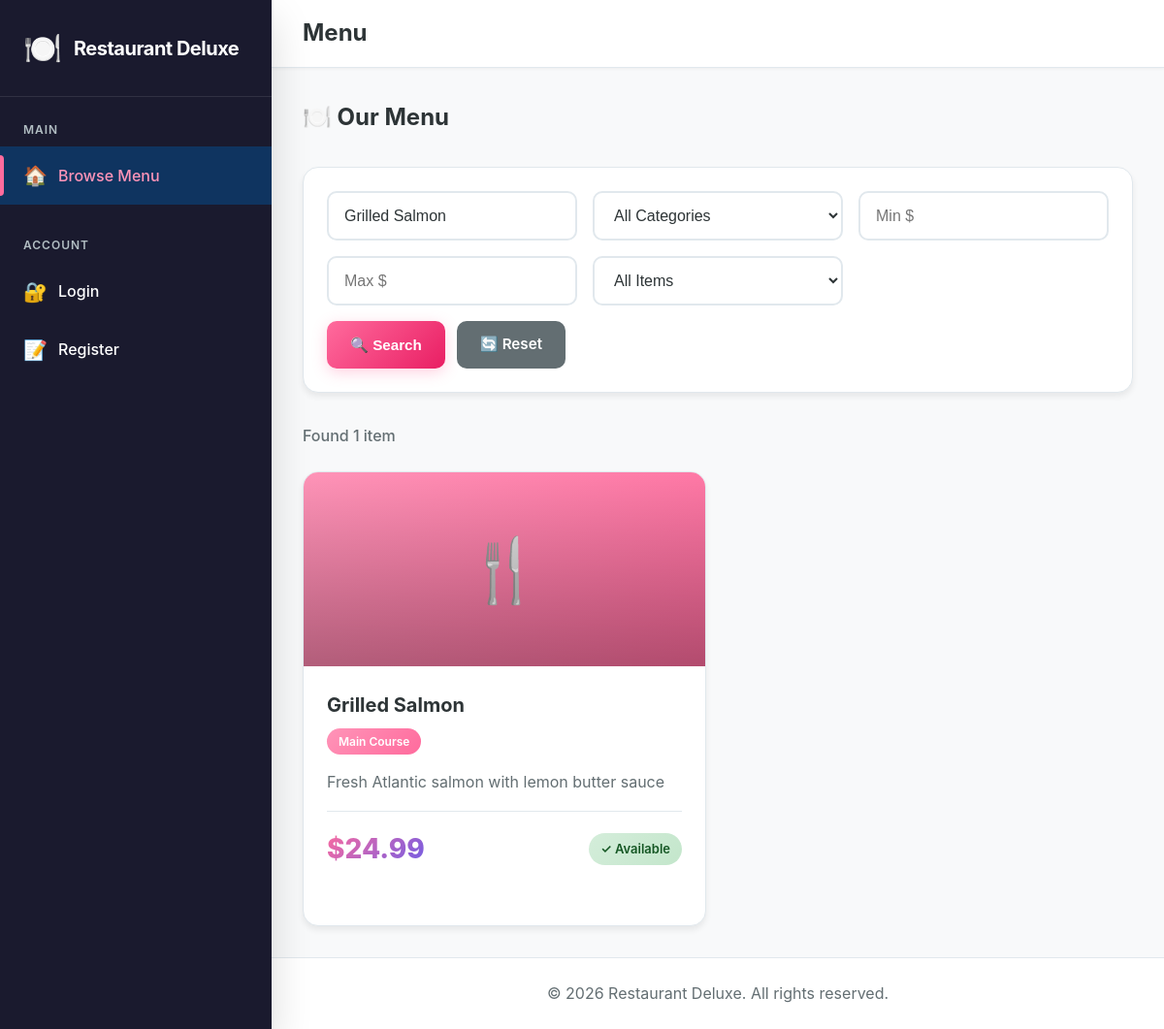
The app's page /public/index.php?keyword=Grilled Salmon with its own data.
### tables this page shows
CREATE TABLE IF NOT EXISTS menu_items (
    id INT AUTO_INCREMENT PRIMARY KEY,
    category_id INT NOT NULL,
    name VARCHAR(150) NOT NULL,
    description TEXT,
    price DECIMAL(10, 2) NOT NULL,
    cuisine VARCHAR(50),
    availability TINYINT(1) DEFAULT 1,
    image_url VARCHAR(255),
    created_at TIMESTAMP DEFAULT CURRENT_TIMESTAMP,
    updated_at TIMESTAMP DEFAULT CURRENT_TIMESTAMP ON UPDATE CURRENT_TIMESTAMP,
    FOREIGN KEY (category_id) REFERENCES categories(id) ON DELETE CASCADE,
    INDEX idx_category (category_id),
    INDEX idx_availability (availability)
);

CREATE TABLE IF NOT EXISTS categories (
    id INT AUTO_INCREMENT PRIMARY KEY,
    name VARCHAR(100) NOT NULL,
    description TEXT,
    created_at TIMESTAMP DEFAULT CURRENT_TIMESTAMP
);

### includes/functions.php (called while the page is built, shortened)
<?php
function escape($data) {
    return htmlspecialchars($data, ENT_QUOTES, 'UTF-8');
}
function formatPrice($price) {
    return '$' . number_format($price, 2);
}

### public/index.php (the view, shortened to what this page needs)
<?php
require_once '../config/db.php';
require_once '../includes/functions.php';
$sql = "SELECT menu_items.*, categories.name AS category_name
        FROM menu_items
        JOIN categories ON menu_items.category_id = categories.id
        WHERE 1=1";
$params = [];
if (!empty($_GET['keyword'])) {
    $sql .= " AND menu_items.name LIKE ?";
    $params[] = "%" . $_GET['keyword'] . "%";
}
$sql .= " ORDER BY menu_items.id DESC";
try {
    $stmt = $pdo->prepare($sql);
    $stmt->execute($params);
    $items = $stmt->fetchAll();
} catch (PDOException $e) {
    error_log($e->getMessage());
    $items = [];
    $categories = [];
}
include '../includes/header.php';
?>
<h2 style="margin-bottom: 2rem;">🍽️ Our Menu</h2>
<div class="search-form">
    <form method="GET">
        <div class="form-row">
            <input type="text" name="keyword" placeholder="Search dishes..." value="<?= escape($_GET['keyword'] ?? '') ?>">
            <select name="category_id">
                <option value="">All Categories</option>
            </select>
            <input type="number" name="min_price" placeholder="Min $" step="0.01" value="<?= escape($_GET['min_price'] ?? '') ?>">
            <input type="number" name="max_price" placeholder="Max $" step="0.01" value="<?= escape($_GET['max_price'] ?? '') ?>">
            <select name="availability">
                <option value="">All Items</option>
            </select>
        </div>
        <div class="btn-group">
            <button type="submit" class="btn btn-primary">🔍 Search</button>
            <a href="index.php" class="btn btn-secondary">🔄 Reset</a>
        </div>
    </form>
</div>
<?php if (empty($items)): ?>
    <div class="empty-state">
        <div class="empty-icon">🍽️</div>
        <p>No menu items found.</p>
        <a href="index.php" class="btn btn-primary">View All</a>
    </div>
<?php else: ?>
    <p class="results-count">Found <?= count($items) ?> item<?= count($items) != 1 ? 's' : '' ?></p>
    <div class="menu-grid">
        <?php foreach ($items as $item): ?>
            <div class="menu-card">
                <div class="menu-card-image">
                    🍴
                </div>
                <div class="menu-card-content">
                    <h3><?= escape($item['name']) ?></h3>
                    <div class="category"><?= escape($item['category_name']) ?></div>
                    <?php if ($item['description']): ?>
                        <p><?= escape($item['description']) ?></p>
                    <?php endif; ?>
                    <div class="price-status">
                        <span class="price"><?= formatPrice($item['price']) ?></span>
                        <span class="badge <?= $item['availability'] ? 'badge-success' : 'badge-danger' ?>">
                            <?= $item['availability'] ? '✓ Available' : '✗ Unavailable' ?>
                        </span>
                    </div>
                </div>
            </div>
        <?php endforeach; ?>
    </div>
<?php endif; ?>
<?php include '../includes/footer.php'; ?>

### public/assets/css/style.css (style rules this page uses)
:root { --primary: #ff6b9d; --primary-dark: #e91e63; --primary-light: #ff94b8; --secondary: #6c5ce7; --success: #00b894; --warning: #fdcb6e; --danger: #d63031; --info: #74b9ff; --sidebar-bg: #1a1a2e; --sidebar-hover: #16213e; --sidebar-active: #0f3460; --white: #ffffff; --bg-main: #f8f9fa; --bg-card: #ffffff; --border: #e1e8ed; --text-dark: #2d3436; --text-medium: #636e72; --text-light: #b2bec3; --shadow-sm: 0 1px 3px rgba(0,0,0,0.05); --shadow-md: 0 4px 6px rgba(0,0,0,0.07); --shadow-lg: 0 10px 25px rgba(0,0,0,0.1); --shadow-xl: 0 20px 40px rgba(0,0,0,0.15); --sidebar-width: 280px; --topbar-height: 70px; }
* { margin: 0; padding: 0; box-sizing: border-box; }
body { font-family: 'Inter', -apple-system, BlinkMacSystemFont, 'Segoe UI', sans-serif; background: var(--bg-main); color: var(--text-dark); line-height: 1.6; overflow-x: hidden; }
.menu-grid { display: grid; grid-template-columns: repeat(auto-fill, minmax(300px, 1fr)); gap: 1.5rem; margin-top: 1.5rem; }
.menu-card { background: var(--bg-card); border-radius: 16px; overflow: hidden; box-shadow: var(--shadow-md); transition: all 0.3s ease; border: 1px solid var(--border); display: flex; flex-direction: column; }
.menu-card-image { width: 100%; height: 200px; background: linear-gradient(135deg, var(--primary-light), var(--primary)); display: flex; align-items: center; justify-content: center; font-size: 4rem; position: relative; overflow: hidden; }
.menu-card-image::after { content: ''; position: absolute; top: 0; left: 0; right: 0; bottom: 0; background: linear-gradient(180deg, transparent 0%, rgba(0,0,0,0.3) 100%); }
.menu-card-content { padding: 1.5rem; flex: 1; display: flex; flex-direction: column; }
.menu-card h3 { font-size: 1.25rem; font-weight: 700; margin-bottom: 0.5rem; color: var(--text-dark); }
.category { display: inline-block; background: linear-gradient(135deg, var(--primary-light), var(--primary)); color: var(--white); padding: 0.25rem 0.75rem; border-radius: 20px; font-size: 0.75rem; font-weight: 600; margin-bottom: 1rem; width: fit-content; }
.menu-card p { color: var(--text-medium); margin-bottom: 1rem; flex: 1; line-height: 1.6; }
.price-status { display: flex; align-items: center; justify-content: space-between; padding: 1rem 0; border-top: 1px solid var(--border); margin-bottom: 1rem; }
.price { font-size: 1.75rem; font-weight: 800; background: linear-gradient(135deg, var(--primary), var(--secondary)); -webkit-background-clip: text; -webkit-text-fill-color: transparent; background-clip: text; }
.btn { display: inline-flex; align-items: center; justify-content: center; gap: 0.5rem; padding: 0.75rem 1.5rem; border: none; border-radius: 10px; font-weight: 600; font-size: 0.95rem; cursor: pointer; transition: all 0.2s ease; text-decoration: none; white-space: nowrap; }
.btn-primary { background: linear-gradient(135deg, var(--primary), var(--primary-dark)); color: var(--white); box-shadow: 0 4px 15px rgba(255, 107, 157, 0.3); }
.btn-secondary { background: var(--text-medium); color: var(--white); }
.btn-group { display: flex; gap: 0.75rem; flex-wrap: wrap; }
.badge { display: inline-flex; align-items: center; padding: 0.375rem 0.75rem; border-radius: 20px; font-size: 0.813rem; font-weight: 600; white-space: nowrap; }
.badge-success { background: linear-gradient(135deg, #d4edda, #c3e6cb); color: #155724; }
.search-form { background: var(--bg-card); padding: 1.5rem; border-radius: 16px; margin-bottom: 2rem; box-shadow: var(--shadow-md); border: 1px solid var(--border); }
input[type="text"], input[type="email"], input[type="password"], input[type="number"], input[type="tel"], select, textarea { width: 100%; padding: 0.875rem 1rem; border: 2px solid var(--border); border-radius: 10px; font-size: 1rem; transition: all 0.2s ease; background: var(--white); color: var(--text-dark); }
.form-row { display: grid; grid-template-columns: repeat(auto-fit, minmax(200px, 1fr)); gap: 1rem; margin-bottom: 1rem; }
.results-count { color: var(--text-medium); margin-bottom: 1.5rem; font-weight: 500; }

### records on screen
menu_items: name "Grilled Salmon", category.name "Main Course", description "Fresh Atlantic salmon with lemon butter sauce", price "$24.99", availability "✓ Available"

### other values on screen
$pageTitle "Menu"
count($items) "1"
